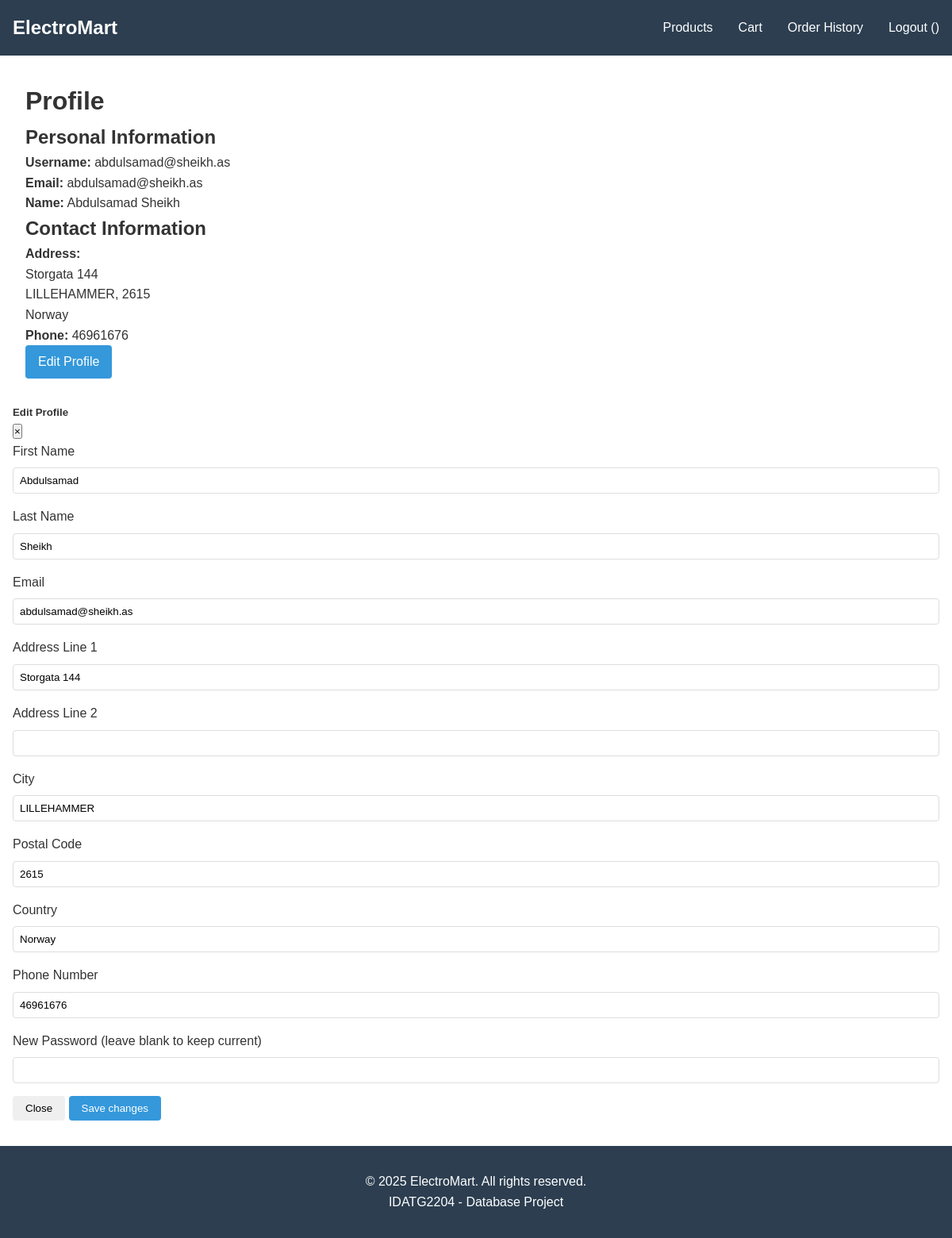
Page /auth/profile (signed in) on the committed database.
### app/models.py (models this page shows, shortened)
class AppUser(UserMixin, db.Model):
    __tablename__ = 'users'
    UserID = db.Column(db.Integer, primary_key=True)
    Username = db.Column(db.String(50), nullable=False, unique=True)
    PasswordHash = db.Column(db.String(255), nullable=False)
    Email = db.Column(db.String(100), nullable=False, unique=True)
    FirstName = db.Column(db.String(50), nullable=False)
    LastName = db.Column(db.String(50), nullable=False)
    AddressLine1 = db.Column(db.String(255))
    AddressLine2 = db.Column(db.String(255))
    City = db.Column(db.String(100))
    PostalCode = db.Column(db.String(20))
    Country = db.Column(db.String(50))
    PhoneNumber = db.Column(db.String(20))
    RegistrationDate = db.Column(db.DateTime(timezone=True), default=datetime.utcnow)
    orders = db.relationship('CustomerOrder', backref='user', lazy=True)

### app/auth.py (the view)
@bp.route('/profile')
@login_required
def get_profile():
    return render_template('profile.html', user=current_user)

### app/__init__.py (called while the page is built)
def create_app(config_class=Config):
    app = Flask(__name__)
    app.config.from_object(config_class)
    db.init_app(app)
    migrate.init_app(app, db)
    login_manager.init_app(app)
    from app.models import AppUser
    @login_manager.user_loader
    def load_user(user_id):
        return AppUser.query.get(int(user_id))
    from app.routes import bp as main_routes_bp
    app.register_blueprint(main_routes_bp)
    from app.auth import bp as auth_bp
    app.register_blueprint(auth_bp, url_prefix='/auth')
    @app.errorhandler(404)
    def not_found_error(error):
        return render_template('errors/404.html'), 404
    @app.errorhandler(500)
    def internal_error(error):
        db.session.rollback()  # Roll back the session in case of database errors
        return render_template('errors/500.html'), 500
    return app

### app/templates/profile.html (shortened to what this page needs)
{% extends "base.html" %}
{% block content %}
<div class="container">
    <h1>Profile</h1>
    <div class="profile-info">
        <h2>Personal Information</h2>
        <p><strong>Username:</strong> {{ user.Username }}</p>
        <p><strong>Email:</strong> {{ user.Email }}</p>
        <p><strong>Name:</strong> {{ user.FirstName }} {{ user.LastName }}</p>
        <h2>Contact Information</h2>
        <p><strong>Address:</strong></p>
        <p>{{ user.AddressLine1 }}</p>
        <p>{{ user.City }}, {{ user.PostalCode }}</p>
        <p>{{ user.Country }}</p>
        <p><strong>Phone:</strong> {{ user.PhoneNumber }}</p>
        <div class="mt-4">
            <a href="#" class="btn btn-primary" data-toggle="modal" data-target="#editProfileModal">Edit Profile</a>
        </div>
    </div>
</div>
<div class="modal fade" id="editProfileModal" tabindex="-1" role="dialog" aria-labelledby="editProfileModalLabel" aria-hidden="true">
    <div class="modal-dialog" role="document">
        <div class="modal-content">
            <div class="modal-header">
                <h5 class="modal-title" id="editProfileModalLabel">Edit Profile</h5>
                <button type="button" class="close" data-dismiss="modal" aria-label="Close">
                    <span aria-hidden="true">&times;</span>
                </button>
            </div>
            <div class="modal-body">
                <form id="editProfileForm">
                    <div class="form-group">
                        <label for="first_name">First Name</label>
                        <input type="text" class="form-control" id="first_name" name="first_name" value="{{ user.FirstName }}" required>
                    </div>
                    <div class="form-group">
                        <label for="last_name">Last Name</label>
                        <input type="text" class="form-control" id="last_name" name="last_name" value="{{ user.LastName }}" required>
                    </div>
                    <div class="form-group">
                        <label for="email">Email</label>
                        <input type="email" class="form-control" id="email" name="email" value="{{ user.Email }}" required>
                    </div>
                    <div class="form-group">
                        <label for="address_line1">Address Line 1</label>
                        <input type="text" class="form-control" id="address_line1" name="address_line1" value="{{ user.AddressLine1 }}">
                    </div>
                    <div class="form-group">
                        <label for="address_line2">Address Line 2</label>
                        <input type="text" class="form-control" id="address_line2" name="address_line2" value="{{ user.AddressLine2 }}">
                    </div>
                    <div class="form-group">
                        <label for="city">City</label>
                        <input type="text" class="form-control" id="city" name="city" value="{{ user.City }}">
                    </div>
                    <div class="form-group">
                        <label for="postal_code">Postal Code</label>
                        <input type="text" class="form-control" id="postal_code" name="postal_code" value="{{ user.PostalCode }}">
                    </div>
                    <div class="form-group">
                        <label for="country">Country</label>
                        <input type="text" class="form-control" id="country" name="country" value="{{ user.Country }}">
                    </div>
                    <div class="form-group">
                        <label for="phone_number">Phone Number</label>
                        <input type="tel" class="form-control" id="phone_number" name="phone_number" value="{{ user.PhoneNumber }}">
                    </div>
                    <div class="form-group">
                        <label for="new_password">New Password (leave blank to keep current)</label>
                        <input type="password" class="form-control" id="new_password" name="new_password">
                    </div>
                </form>
            </div>
            <div class="modal-footer">
                <button type="button" class="btn btn-secondary" data-dismiss="modal">Close</button>
                <button type="button" class="btn btn-primary" onclick="updateProfile()">Save changes</button>
            </div>
        </div>
    </div>
</div>
{% endblock %}

### app/static/css/style.css (style rules this page uses)
* { margin: 0; padding: 0; box-sizing: border-box; }
body { font-family: Arial, sans-serif; line-height: 1.6; color: #333; }
.container { max-width: 1200px; margin: 2rem auto; padding: 0 1rem; }
.form-group { margin-bottom: 1rem; }
.form-group label { display: block; margin-bottom: 0.5rem; }
.form-group input, .form-group textarea { width: 100%; padding: 0.5rem; border: 1px solid #ddd; border-radius: 4px; }
.btn { display: inline-block; padding: 0.5rem 1rem; border: none; border-radius: 4px; cursor: pointer; text-decoration: none; }
.btn-primary { background-color: #3498db; color: white; }

### rows in the picture
AppUser: Username "abdulsamad@sheikh.as", Email "abdulsamad@sheikh.as", FirstName "Abdulsamad", LastName "Sheikh", AddressLine1 "Storgata 144", City "LILLEHAMMER", PostalCode "2615", Country "Norway", PhoneNumber "46961676", first_name "Abdulsamad", last_name "Sheikh", email "abdulsamad@sheikh.as", address_line1 "Storgata 144", city "LILLEHAMMER", postal_code "2615", country "Norway", phone_number "46961676"
